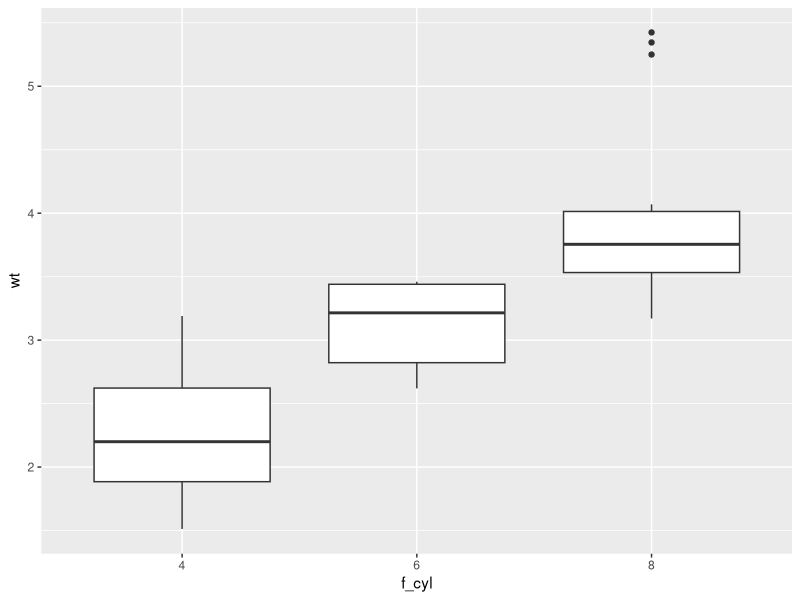
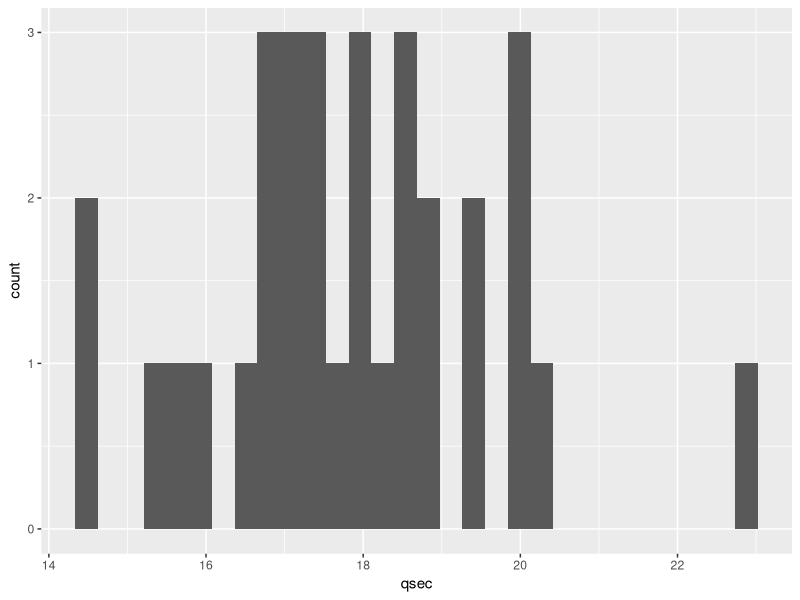
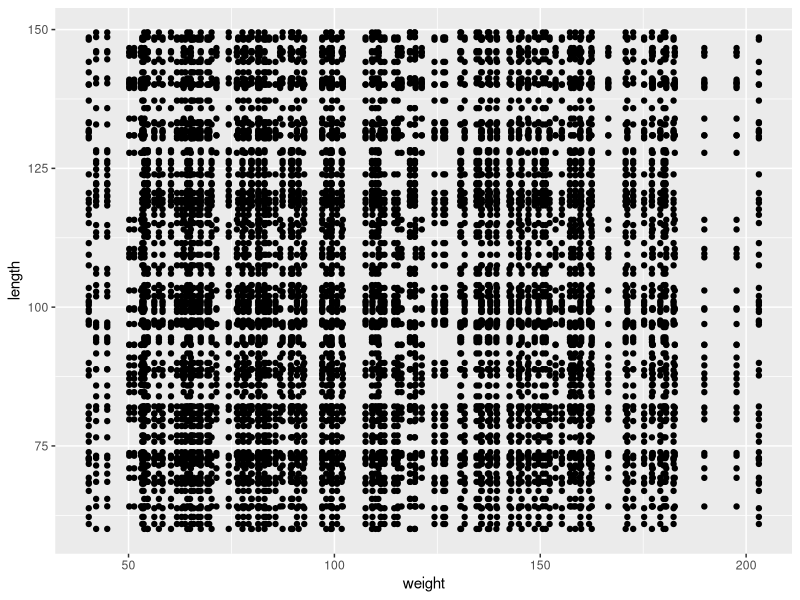

R code for these plots, in order:
# To complete the following exercises, you must use either base R or tidyverse functions.  
# Manual searching or hard-coding answers will not be graded.

# base R ------------------------------------------------------------------

# 1: Create a vector with three elements. Assign it to `v_three`.
v_three<-1:3

# 2: Create a vector containing 20 "a", 30 "b", and 50 "c" (total length = 100).  
# Assign it to `v_abc100`.
v_abc100<-c(rep("a", times = 20), 
            rep("b", times = 30),
            rep("c", times = 50))

# 3: The script below creates a vector `v_x` with 100 random numbers from a normal distribution.  
# Select only the positive numbers (> 0) from `v_x`, calculate their mean, and assign it to `mu_x_plus`.
set.seed(100)
v_x <- rnorm(100)
mu_x_plus<-mean(v_x[v_x > 0])

# 4: Create a numeric matrix with the numbers 1 through 9 arranged in 3 rows × 3 columns.  
# Assign it to `m_num`.
m_num<-matrix(data = 1:9, nrow = 3, ncol = 3)

# 5: Create a base R data frame (`data.frame()` function) using `v_x` and `v_abc100`.  
# Name the columns `"x"` for `v_x` and `"group"` for `v_abc`, and assign it to `df_sample`.
df_sample<-data.frame(x = v_x, group = v_abc100)

# tidyverse ---------------------------------------------------------------

# 6: Load the `tidyverse` package.
library(tidyverse)

# 7: The `mtcars` dataset is a built-in base R data frame.  
# Convert it to a tibble using `as_tibble()` and assign it to `df_mtcars`.  
# Use `?as_tibble()` to read the documentation before doing so.
?as_tibble
df_mtcars<-as_tibble(mtcars)

# 8: `mtcars` has the following columns:
#
# mpg   - Miles per gallon  
# cyl   - Number of cylinders  
# disp  - Engine displacement (cu. in.)  
# hp    - Gross horsepower  
# drat  - Rear axle ratio  
# wt    - Weight (1,000 lbs)  
# qsec  - 1/4 mile time (seconds)  
# vs    - Engine shape (0 = V-shaped, 1 = straight)  
# am    - Transmission (0 = automatic, 1 = manual)  
# gear  - Number of forward gears  
# carb  - Number of carburetors  
#
# Display the column names of `df_mtcars` using `colnames()`.  
# Do NOT assign the result to a new object.
colnames(df_mtcars)

# 9: Extract the row names of the `mtcars` dataset using `rownames()`.  
# Assign the result to `v_make`.
v_make<-rownames(df_mtcars)

# 10: Add `v_make` as a new column to `df_mtcars` and name the column `"make"`.
mutate(df_mtcars, make = v_make)

# 11: Filter `df_mtcars` to include only rows where:  
# - `mpg` is less than 20 AND  
# - `disp` is greater than 200  
# Assign the result to `df_subset`.
df_subset<-subset(df_mtcars, mpg < 20, disp > 200)

# 12: Count how many car makes meet the above conditions (Q11).
# Apply `nrow()` to `df_subset`.
nrow(df_subset)

# 13: Repeat Q11 and Q12 in a single pipeline (with %>%), and assign the result to `n_make`.
n_make<-subset(df_mtcars, mpg < 20, 
                    disp > 200) %>%
  nrow()

# 14: Convert the `cyl` column from numeric to factor using `factor()`.  
# Add it to `df_mtcars` as a new column named `f_cyl` using `mutate()` function.
df_mtcars<-mutate(df_mtcars, f_cyl = factor(cyl))

# 15: Draw a box plot showing car weight (`wt`) for each number of cylinders (`f_cyl`).
ggplot(data = df_mtcars,
       mapping = aes(
         y = wt,
         x = f_cyl)) +
  geom_boxplot()

# 16: Calculate the average car weight (`wt`) separately for each number of cylinders (`cyl`).
df_mtcars %>% 
  group_by(cyl) %>% 
  summarize(weight = mean(wt))

# 17: Identify the heaviest car make (`wt`) among cars with 6 cylinders (`cyl`).
df_mtcars %>%
filter(cyl == 6) %>% 
  arrange(wt)

# 18: Create a histogram showing the distribution of 1/4 mile time (`qsec`).
ggplot(data = df_mtcars,
       mapping = aes(x = qsec,)) +
  geom_histogram()

# 19: The following script creates two tibbles:  
# `df_length` (body length) and `df_weight` (body weight),  
# each with a species code (`sp_code` column).  
# Combine these two data frames based on `sp_code` and assign the result to `df_fish`.

set.seed(123)
v_l <- runif(150, 60, 150)
v_w <- rnorm(n = length(v_l),
             mean = 0.1 * v_l^1.5,
             sd = 10)

v_sp<-sample(c("bhc", "rbs", "gsf"),
       size = length(v_l),
       replace = TRUE)

df_length <- tibble(length = v_l,
                    sp_code = v_sp)

df_weight <- tibble(weight = v_w,
                    sp_code = v_sp)

df_fish<-left_join(x = df_length,
          y = df_weight,
          by = "sp_code")

# 20: Draw a scatter plot (point plot) of `length` vs. `weight` from `df_fish`,  
# coloring the points by species code (`sp_code`).
ggplot(data = df_fish,
       mapping = aes(
         y = length,
         x = weight),
       color = sp_code) +
  geom_point()
